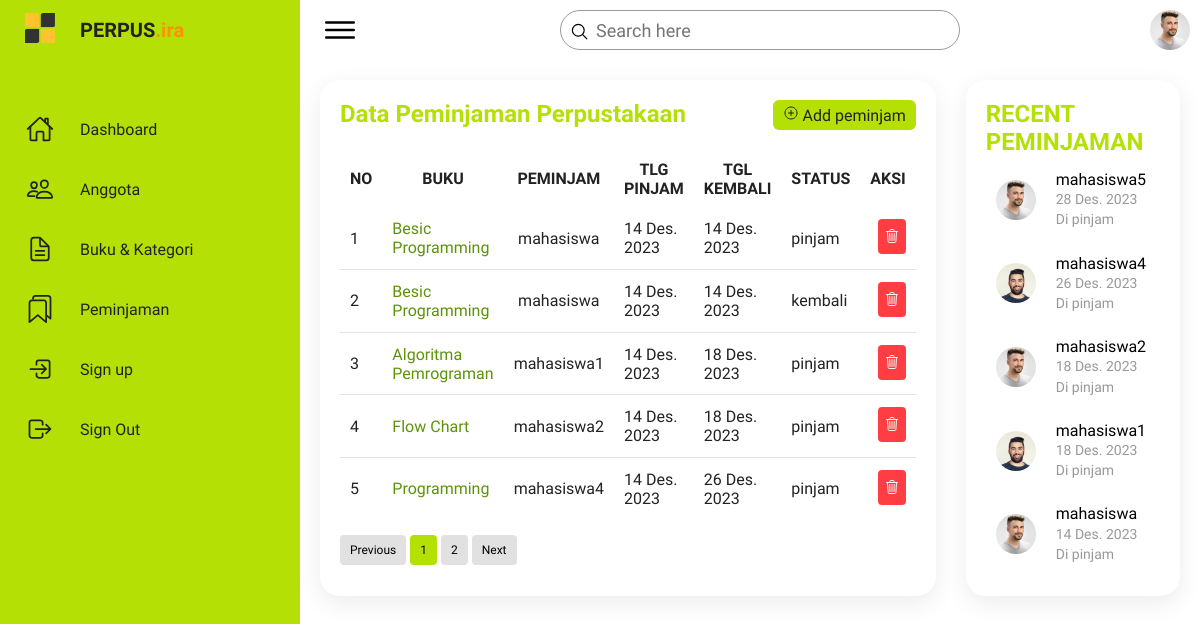
The page /peminjaman/ (signed in) on the database its author committed.
### app_perpus/models.py (models this page shows, shortened)
class Peminjaman(models.Model):
    buku = models.ForeignKey(Buku, on_delete=models.CASCADE)
    anggota = models.ForeignKey(Anggota, on_delete=models.CASCADE)
    tanggal_peminjaman = models.DateField()
    tanggal_pengembalian = models.DateField()
    STATUS_CHOICES = [
        ('pinjam', 'Dipinjam'),
        ('kembali', 'Dikembalikan'),
    ]
    status = models.CharField(max_length=20, choices=STATUS_CHOICES)
    created_at = models.DateTimeField(auto_now_add=True)
    updated_at = models.DateTimeField(auto_now=True)

class Buku(models.Model):
    judul = models.CharField(max_length=200)
    penulis = models.CharField(max_length=100)
    tahun_terbit = models.IntegerField()
    kategori = models.ForeignKey(Kategori, on_delete=models.CASCADE, related_name='buku_set')
    created_at = models.DateTimeField(auto_now_add=True)
    updated_at = models.DateTimeField(auto_now=True)
    def __str__(self):
        return self.judul

class Anggota(models.Model):
    foto = models.ImageField(upload_to='img', default=False)
    user = models.OneToOneField(User, on_delete=models.CASCADE, related_name='anggota')
    KELAMIN_CHOICES = [
        ('Laki-Laki', 'Laki-Laki'),
        ('Perempuan', 'Perempuan'),
    ]
    kelamin = models.CharField(max_length=10, choices=KELAMIN_CHOICES)
    alamat = models.CharField(max_length=200)
    email = models.CharField(max_length=20, default='anggota@gmail.com')
    nomor_telepon = models.CharField(max_length=20)
    created_at = models.DateTimeField(auto_now_add=True)
    def __str__(self):
        return self.user.username

### app_perpus/views.py (the view)
# urls.py: path('peminjaman/', views.list_peminjaman, name='list_peminjaman'),
@login_required
def list_peminjaman(request):
    peminjamans = Peminjaman.objects.all()
    search_query = request.GET.get('cari')
    if search_query:
        peminjam = Peminjaman.objects.filter(Q(buku__judul__icontains=search_query) | Q(anggota__icontains=search_query)|Q(status__icontains=search_query)|Q(tanggal_peminjaman__icontains=search_query)|Q(tanggal_pengembalian__icontains=search_query))
    else:
        peminjams = peminjamans
    paginator = Paginator(peminjams,5)
    page_number = request.GET.get('page')
    page_obj = paginator.get_page(page_number)
    status_pinjam = Peminjaman.objects.filter(status='pinjam').order_by('-id')
    context = {
        'peminjamans': peminjamans,
        'peminjams':page_obj,
        'status_pinjam':status_pinjam,
        }
    return render(request, 'peminjam.html', context)

### templates/peminjam.html (shortened to what this page needs)
{% extends 'base.html' %}
{% load static %}
{% block content %}
<div class="topbar">
    <div class="toggle">
        <ion-icon name="menu-outline"></ion-icon>
    </div>
    <form action="{% url 'list_anggota' %}" method="get">
        <div class="search">
            <label>
                <input type="text" name="cari" placeholder="Search here">
                <ion-icon name="search-outline"></ion-icon>
            </label>
        </div>
    </form>
    <div class="user">
        <img src="{% static 'imgs/customer01.jpg'%}" alt="">
    </div>
</div>
<div class="details">
    <div class="recentOrders">
        <div class="cardHeader">
            <h2>Data Peminjaman Perpustakaan</h2>
            <a href="{% url 'create_peminjaman' %}" class="btn" id="openModalBtn">
                <ion-icon name="add-circle-outline"></ion-icon>
                Add peminjam
            </a>
        </div>
        <table>
            <thead>
                <tr>
                    <td>NO</td>
                    <td style="text-align: center;">BUKU</td>
                    <td>PEMINJAM</td>
                    <td>TLG PINJAM</td>
                    <td>TGL KEMBALI</td>
                    <td>STATUS</td>
                    <td>AKSI</td>
                </tr>
            </thead>
            <tbody>
                {% for peminjam in peminjams %}
                <tr >
                    <td>{{forloop.counter}}</td>
                    <td style="text-align: left;"><a href="{% url 'update_peminjaman' peminjam.id %}" style="text-decoration: none; color: rgb(92, 147, 10); text-align: start;">{{peminjam.buku}}</a></td>
                    <td>{{peminjam.anggota}}</td>
                    <td>{{peminjam.tanggal_peminjaman}}</td>
                    <td>{{peminjam.tanggal_pengembalian}}</td>
                    <td>{{peminjam.status}}</td>
                    <td>
                        <a href="{% url 'delete_peminjaman' peminjam.id %}" onclick="return confirm('yakin ingin menghapus data?')" class="btn" style="width: 40px; height: 15px; background-color: rgb(255, 61, 67); padding:10px 6px 6px 6px; border-radius: 4px; color: rgb(244, 244, 244); align-items: center;">
                            <ion-icon name="trash-outline"></ion-icon>
                        </a>
                    </td>
                </tr>
                {% endfor %}
            </tbody>
        </table>
        <ul class="pagination">
            {% if peminjams.has_previous %}
                <li class="page-item"><a class="page-link" href="?page=1">Previous</a></li>
                {% else %}
                <li class="page-item disabled"><a class="page-link" href="?page=1">Previous</a></li>
            {% endif %}
            {% for num in peminjams.paginator.page_range %}
                {% if peminjams.number == num %}
                    <li class="page-item"><a class="active page-link" href="?page={{ num }}">{{ num }}</a></li>
                    {% else %}
                    <li class="page-item"><a class="page-link" href="?page={{ num }}">{{ num }}</a></li>
                {% endif %}
            {% endfor %}
            {% if peminjams.has_next %}
                <li class="page-item"><a class="page-link" href="?page={{ peminjams.paginator.num_pages }}">Next</a></li>
            {% else %}
                <li class="page-item disabled"><span class="page-link">Next</span></li>
            {% endif %}
        </ul>
    </div>
    <div class="recentCustomers">
        <div class="cardHeader">
            <h2>RECENT PEMINJAMAN</h2>
        </div>
        <table>
            {% for status_pj in status_pinjam %}
            <tr>
                <td width="60px">
                    <div class="imgBx">
                        <img src="{{ status_pj.anggota.foto.url }}" alt="">
                    </div>
                </td>
                <td>
                    <h4>{{ status_pj.anggota }} <br> <span>{{ status_pj.tanggal_pengembalian }} Di {{ status_pj.status }}</span></h4>
                </td>
            </tr>
            {% endfor %}
        </table>
    </div>
</div>
{% endblock content %}

### static/css/style.css (style rules this page uses)
* { font-family: "Ubuntu", sans-serif; margin: 0; padding: 0; box-sizing: border-box; }
:root { --primary: #b5e006; --secondery: #ffffff; --gray: #f2f2f2; --black1: #222; --black2: #999; }
body { min-height: 100vh; overflow-x: hidden; }
.topbar { width: 100%; height: 60px; display: flex; justify-content: space-between; align-items: center; padding: 0 10px; }
.toggle { position: relative; width: 60px; height: 60px; display: flex; justify-content: center; align-items: center; font-size: 2.5rem; cursor: pointer; }
.search { position: relative; width: 400px; margin: 0 10px; }
.search label { position: relative; width: 100%; }
.search label input { width: 100%; height: 40px; border-radius: 40px; padding: 5px 20px; padding-left: 35px; font-size: 18px; outline: none; border: 1px solid var(--black2); }
.search label ion-icon { position: absolute; top: 0; left: 10px; font-size: 1.2rem; }
.user { position: relative; width: 40px; height: 40px; border-radius: 50%; overflow: hidden; cursor: pointer; }
.user img { position: absolute; top: 0; left: 0; width: 100%; height: 100%; object-fit: cover; }
.details { position: relative; width: 100%; padding: 20px; display: grid; grid-template-columns: 2fr 1fr; grid-gap: 30px; }
.details .recentOrders { position: relative; display: grid; min-height: 500px; background: var(--secondery); padding: 20px; box-shadow: 0 7px 25px rgba(0, 0, 0, 0.08); border-radius: 20px; }
.details .cardHeader { display: flex; justify-content: space-between; align-items: flex-start; }
.cardHeader h2 { font-weight: 600; color: var(--primary); }
.cardHeader .btn { position: relative; padding: 5px 10px; background: var(--primary); text-decoration: none; color: var(--black1); border-radius: 6px; }
.details table { width: 100%; border-collapse: collapse; margin-top: 2px; }
.details table thead td { text-align: center; font-weight: 600; }
.details .recentOrders table tr { color: var(--black1); border-bottom: 1px solid rgba(0, 0, 0, 0.1); }
.details .recentOrders table tr:last-child { border-bottom: none; }
.details .recentOrders table tr td { padding: 10px; }
.details .recentOrders table tr td:last-child { text-align: end; }
.details .recentOrders table tr td:nth-child(2) { text-align: end; }
.details .recentOrders table tr td:nth-child(3) { text-align: center; }
.recentCustomers { position: relative; display: grid; min-height: 500px; padding: 20px; background: var(--secondery); box-shadow: 0 7px 25px rgba(0, 0, 0, 0.08); border-radius: 20px; }
.recentCustomers .imgBx { position: relative; width: 40px; height: 40px; border-radius: 50px; overflow: hidden; }
.recentCustomers .imgBx img { position: absolute; top: 0; left: 0; width: 100%; height: 100%; object-fit: cover; }
.recentCustomers table tr td { padding: 12px 10px; }
.recentCustomers table tr td h4 { font-size: 16px; font-weight: 500; line-height: 1.2rem; }
.recentCustomers table tr td h4 span { font-size: 14px; color: var(--black2); }

### templates/peminjam.html (style rules this page uses)
.pagination { display: flex; gap: 4px; text-decoration: none; list-style: none; margin-top: 20px; }
.pagination li a { background-color: #e1e1e1; border-radius: 4px; text-decoration: none; color: black; padding: 8px 10px; font-size: 12px; }
.pagination li .active { background-color: #b5e006; }

### rows shown on the page
Peminjaman: buku "Besic Programming", anggota "mahasiswa", tanggal_peminjaman "14 Des. 2023", tanggal_pengembalian "14 Des. 2023", status "pinjam", anggota.foto (picture)
Peminjaman: buku "Besic Programming", anggota "mahasiswa", tanggal_peminjaman "14 Des. 2023", tanggal_pengembalian "14 Des. 2023", status "kembali"
Peminjaman: buku "Algoritma Pemrograman", anggota "mahasiswa1", tanggal_peminjaman "14 Des. 2023", tanggal_pengembalian "18 Des. 2023", status "pinjam", anggota.foto (picture)
Peminjaman: buku "Flow Chart", anggota "mahasiswa2", tanggal_peminjaman "14 Des. 2023", tanggal_pengembalian "18 Des. 2023", status "pinjam", anggota.foto (picture)
Peminjaman: buku "Programming", anggota "mahasiswa4", tanggal_peminjaman "14 Des. 2023", tanggal_pengembalian "26 Des. 2023", status "pinjam", anggota.foto (picture)
Peminjaman: anggota.foto (picture), anggota "mahasiswa5", tanggal_pengembalian "28 Des. 2023", status "pinjam"

### other values the page prints
{{ num }} "1"
{{ num }} "2"
